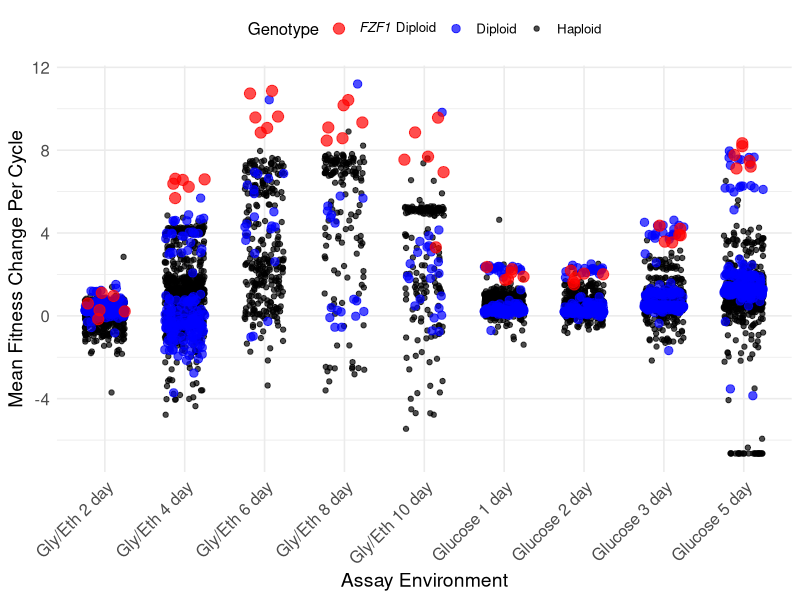

Recreate this plot in R.
##Figure S6
###FZF1 diploids with ploidy colored
#-----------------------------------------------------------------------
# FINAL SCRIPT WITH UPDATED "FZF1 Diploid" LABEL
#-----------------------------------------------------------------------
# Load the necessary libraries
library(dplyr)
library(stringr)
library(tidyr)
library(ggplot2)
# --- Step 1: Add a New, Combined Status Column ---
original_df <- read.csv("../R_data/adaptive_lineages.csv")
df_with_plot_group <- original_df %>%
    dplyr::mutate(dplyr::across(starts_with("gene.annotation_"), as.character)) %>%
    dplyr::mutate(
      has_fzf = dplyr::if_else(
        condition = dplyr::if_any(starts_with("gene.annotation_"), ~str_detect(., regex("FZF", ignore_case = TRUE))),
        true      = "Yes",
        false     = "No",
        missing   = "No"
      )
    ) %>%
    dplyr::mutate(
      plot_group = case_when(
        # *** CHANGED: The value is now "FZF1 Diploid" ***
        has_fzf == "Yes" ~ "FZF1 Diploid",
        
        ploidy_consensus == "diploid" ~ "Diploid",
        TRUE ~ "Haploid"
      )
    )
# --- Step 2: Reshape Data and Apply Filter ---
plot_data_unfactored <- df_with_plot_group %>%
    dplyr::select(plot_group, matches("_mean_.*(Fitness|Error)_.*_from_ancestor")) %>%
    
    pivot_longer(
        cols = -plot_group,
        names_to = c("treatment_group", ".value"),
        names_pattern = "(.*_mean)_(Fitness|Error).*"
    ) %>%
    rename(fitness = Fitness, error = Error) %>%
    # *** CHANGED: The filter now looks for the new label ***
    filter(plot_group == "FZF1 Diploid" | error < 5) %>%
    
    mutate(
        treatment_label = treatment_group %>%
            str_remove("_mean$") %>%
            str_replace_all(c("M05" = "Gly/Eth", "M3" = "Glucose")) %>%
            str_replace_all("_", " ")
    ) %>%
    filter(!is.na(fitness))
# --- Step 3: Prepare Data for Plotting (Set Factor Levels) ---
unique_labels <- unique(plot_data_unfactored$treatment_label)
gly_eth_labels <- unique_labels[str_detect(unique_labels, "Gly/Eth")]
glucose_labels <- unique_labels[str_detect(unique_labels, "Glucose")]
sorted_gly_eth <- str_sort(gly_eth_labels, numeric = TRUE)
sorted_glucose <- str_sort(glucose_labels, numeric = TRUE)
final_sorted_labels <- c(sorted_gly_eth, sorted_glucose)
# *** CHANGED: The group order now uses the new label ***
group_order <- c("FZF1 Diploid", "Diploid", "Haploid")
plot_data <- plot_data_unfactored %>%
  mutate(
    treatment_label = factor(treatment_label, levels = final_sorted_labels),
    plot_group = factor(plot_group, levels = group_order)
  ) %>%
  arrange(desc(plot_group))
# --- Step 4: Create the Final Plot with Updated Legend ---
p <- ggplot(
  data = plot_data, 
  aes(x = treatment_label, y = fitness, color = plot_group, size = plot_group)
) +
  
  geom_jitter(
    width = 0.25, 
    height = 0,
    alpha = 0.7
  ) +
  
  # *** CHANGED: Updated legend title and label name ***
  scale_color_manual(
    name = "Genotype",
    values = c("FZF1 Diploid" = "red", "Diploid" = "blue", "Haploid" = "black"),
    labels = c("FZF1 Diploid" = expression(paste(italic("FZF1"), " Diploid")), "Diploid" = "Diploid", "Haploid" = "Haploid")
  ) +

  # *** CHANGED: Updated legend title and label name ***
  scale_size_manual(
    name = "Genotype",
    values = c("FZF1 Diploid" = 3.5, "Diploid" = 2.5, "Haploid" = 1.5),
    labels = c("FZF1 Diploid" = expression(paste(italic("FZF1"), " Diploid")), "Diploid" = "Diploid", "Haploid" = "Haploid")
  ) +
  labs(
    x = "Assay Environment",
    y = "Mean Fitness Change Per Cycle"
  ) +
  theme_minimal(base_size = 12) +
  theme(
    axis.title = element_text(size = 14),
    axis.text.y = element_text(size = 12),
    axis.text.x = element_text(angle = 45, hjust = 1, vjust = 1, size = 12),
    legend.position = "top"
  )
ggsave("figures/fig_S6.pdf", p, width = 10, height = 6)
